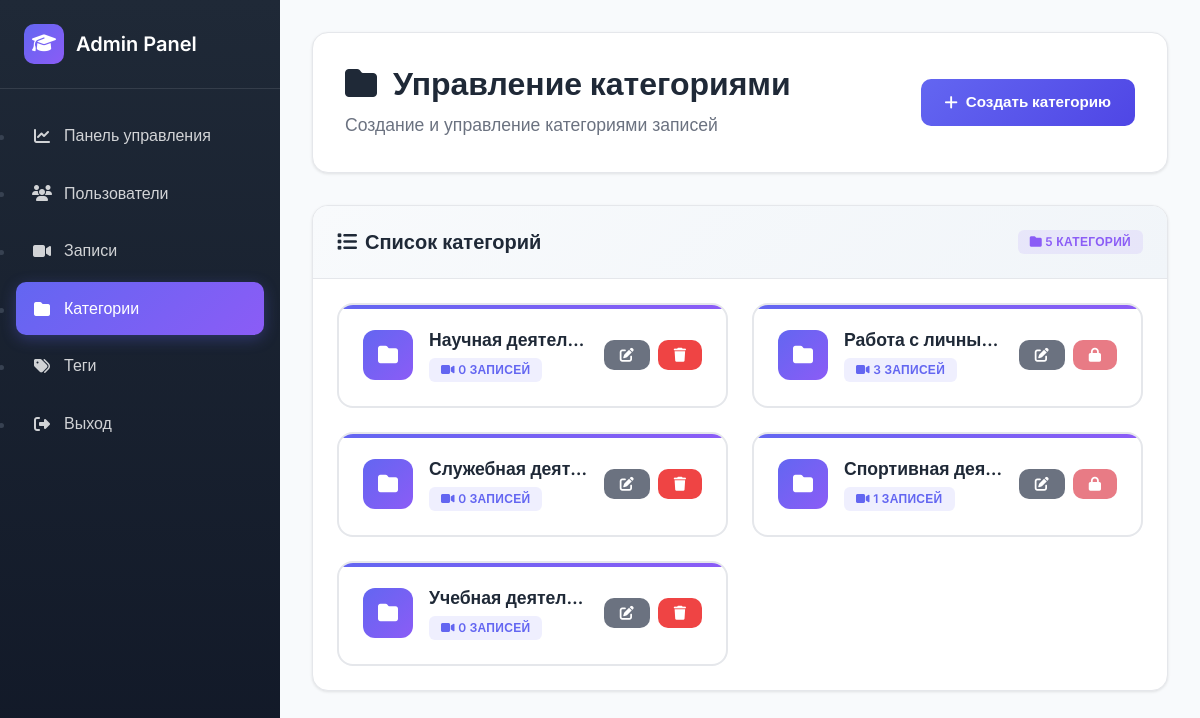
Page /admin/categories (signed in) on the earlier database version.
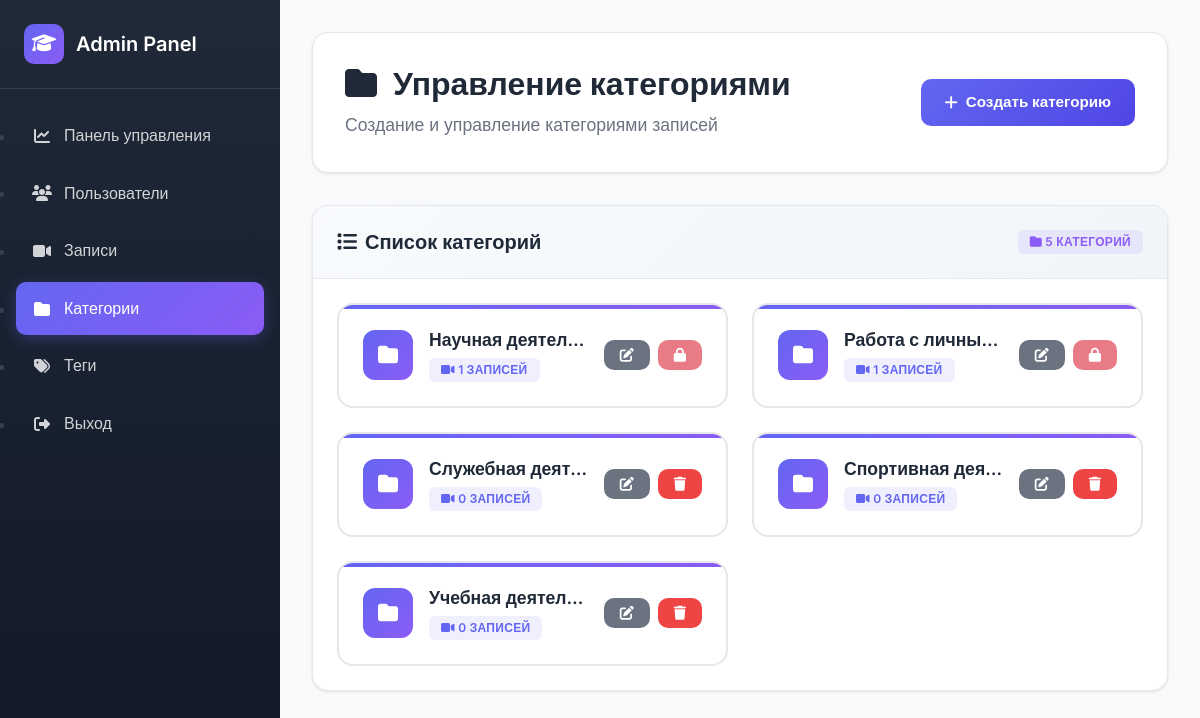
Same page on the later database version.
### tables this page shows
CREATE TABLE categories (
            id INTEGER PRIMARY KEY AUTOINCREMENT,
            name TEXT UNIQUE NOT NULL,
            created_at TIMESTAMP DEFAULT CURRENT_TIMESTAMP
        );

### backend/app.py (the view)
@app.route('/admin/categories', methods=['GET'])
@admin_required
def admin_categories():
    db = get_db()
    cursor = db.cursor()
    cursor.execute('''
        SELECT c.*, COUNT(r.id) as usage_count
        FROM categories c
        LEFT JOIN recordings r ON c.id = r.category_id
        GROUP BY c.id
        ORDER BY c.name
    ''')
    categories = cursor.fetchall()
    return render_template('admin/categories.html', categories=categories)

### backend/app.py (called while the page is built)
def get_db():
    if 'db' not in g:
        g.db = sqlite3.connect(app.config['DATABASE'])
        g.db.row_factory = sqlite3.Row
    return g.db

def close_db_1(e=None):
    db = g.pop('db', None)
    if db is not None:
        db.close()

@app.before_request
def handle_preflight():
    if request.method == "OPTIONS":
        response = jsonify({'message': 'OK'})
        response.headers.add("Access-Control-Allow-Origin", "*")
        response.headers.add('Access-Control-Allow-Headers', "*")
        response.headers.add('Access-Control-Allow-Methods', "*")
        return response

@app.before_request
def log_request_info():
    if app.debug:
        print(f"Request: {request.method} {request.url}")
        if request.is_json:
            print(f"JSON: {request.get_json()}")

@app.after_request
def after_request(response):
    response.headers.add('Access-Control-Allow-Origin', '*')
    response.headers.add('Access-Control-Allow-Headers', 'Content-Type,Authorization')
    response.headers.add('Access-Control-Allow-Methods', 'GET,PUT,POST,DELETE,OPTIONS')
    return response

### backend/templates/admin/categories.html (shortened to what this page needs)
{% extends "admin/base.html" %}
{% block content %}
<div class="page-header">
    <div class="d-flex justify-content-between align-items-center">
        <div>
            <h2><i class="fas fa-folder me-3"></i>Управление категориями</h2>
            <p>Создание и управление категориями записей</p>
        </div>
        <button class="btn btn-primary" onclick="showCreateModal()">
            <i class="fas fa-plus"></i>
            Создать категорию
        </button>
    </div>
</div>
<div style="display: grid; grid-template-columns: 1fr; gap: 2rem;">
    <div class="card">
        <div class="card-header">
            <div class="d-flex justify-content-between align-items-center">
                <h3><i class="fas fa-list me-2"></i>Список категорий</h3>
                <div class="badge badge-info">
                    <i class="fas fa-folder"></i>
                    {{ categories|length }} категорий
                </div>
            </div>
        </div>
        <div class="card-body">
            {% if categories %}
                <div class="categories-grid">
                    {% for category in categories %}
                        <div class="category-item">
                            <div class="category-content">
                                <div class="category-header">
                                    <div class="category-icon">
                                        <i class="fas fa-folder"></i>
                                    </div>
                                    <div class="category-info">
                                        <h4 class="category-name">{{ category.name }}</h4>
                                        <div class="category-stats">
                                            <span class="badge badge-primary">
                                                <i class="fas fa-video"></i>
                                                {{ category.usage_count }} записей
                                            </span>
                                        </div>
                                    </div>
                                    <div class="category-actions">
                                        <button class="btn btn-sm btn-secondary" onclick="editCategory({{ category.id }}, '{{ category.name }}')">
                                            <i class="fas fa-edit"></i>
                                        </button>
                                        {% if category.usage_count == 0 %}
                                            <form method="POST" action="{{ url_for('admin_delete_category', category_id=category.id) }}" style="display: inline;">
                                                <button type="submit" class="btn btn-sm btn-danger"
                                                        onclick="return confirmDelete('Вы уверены, что хотите удалить категорию &quot;{{ category.name }}&quot;?')">
                                                    <i class="fas fa-trash"></i>
                                                </button>
                                            </form>
                                        {% else %}
                                            <button class="btn btn-sm btn-danger" disabled title="Нельзя удалить категорию с записями">
                                                <i class="fas fa-lock"></i>
                                            </button>
                                        {% endif %}
                                    </div>
                                </div>
                            </div>
                        </div>
                    {% endfor %}
                </div>
            {% endif %}
        </div>
    </div>
</div>
{% endblock %}

Differences in the rows shown:
changed categories "Научная деятел…": usage_count "0" → "1"
changed categories "Работа с личны…": usage_count "3" → "1"
changed categories "Спортивная дея…": usage_count "1" → "0"
